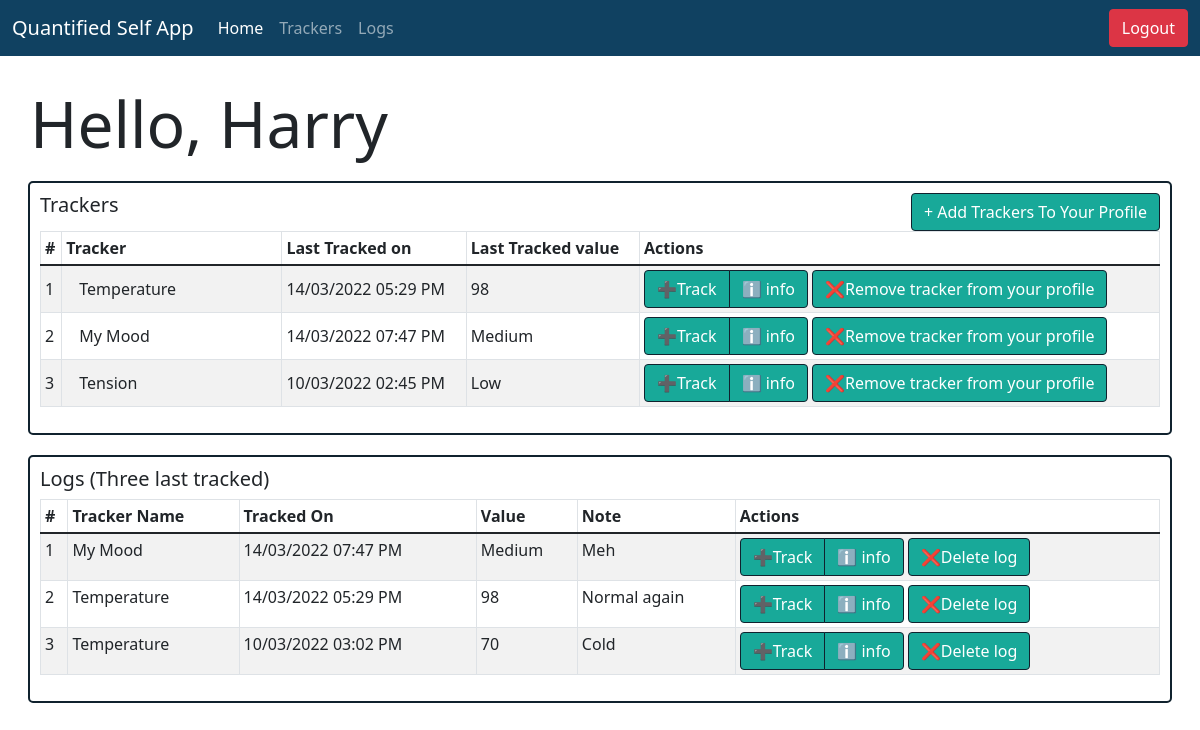
Before: /user/Harry/home (signed in) with the older database file.
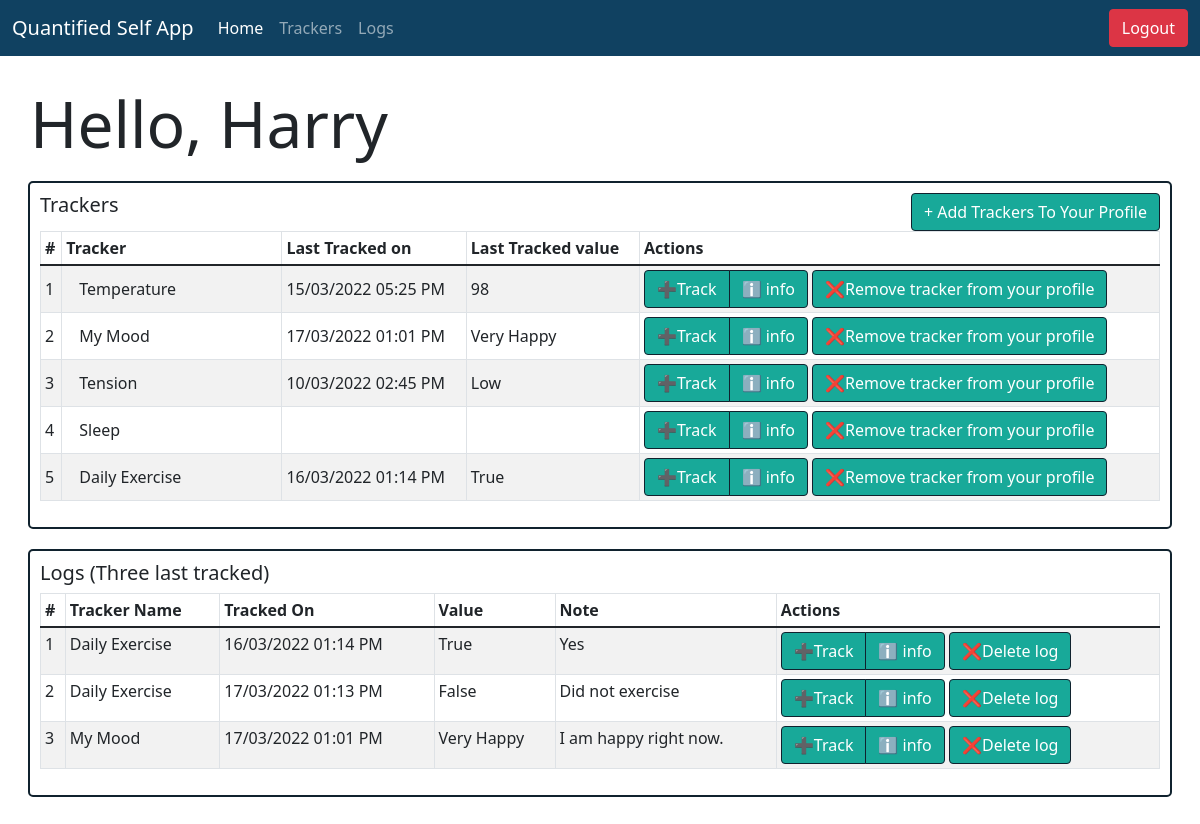
After: the same page with the newer database file.
### models.py (models this page shows)
class Trackers_Model(db.Model):
  __tablename__ = "Trackers"
  tracker_id = db.Column(db.Integer, autoincrement=True, primary_key=True)
  tracker_name = db.Column(db.String, nullable=False, unique=True)
  tracker_type = db.Column(db.String, nullable=False)
  tracker_desc = db.Column(db.String)

class Logs_Model(db.Model):
  __tablename__ = "Logs"
  log_id = db.Column(db.Integer, autoincrement=True, primary_key=True)
  value = db.Column(db.String, nullable=False)
  note = db.Column(db.String)
  timestamp = db.Column(db.String, nullable=False)
  user_id = db.Column(db.Integer, db.ForeignKey("Users.user_id"), primary_key=True, nullable=False)
  tracker_id = db.Column(db.Integer, db.ForeignKey("Trackers.tracker_id"), primary_key=True, nullable=False)

### app/userviews.py (the view)
@app.route("/user/<username>/home")
@login_required
def user_home(username):
    user_id = current_user.user_id
    enrolls = Enrollments_Model.query.filter_by(user_id=user_id).all()
    trackers = []
    logs = {}
    for e in enrolls:
        log = Logs_Model.query.filter_by(user_id=user_id, tracker_id=e.tracker_id).order_by(Logs_Model.log_id.desc()).first()
        tracker = Trackers_Model.query.filter_by(tracker_id=e.tracker_id).one()
        trackers.append(tracker)
        if log:
            logs[e.tracker_id] = log.timestamp,log.value
        else:
            logs[e.tracker_id] = None
    condition = False
    if trackers:
        condition = True
    tracker = Trackers_Model()
    loge = Logs_Model.query.filter_by(user_id=user_id).order_by(Logs_Model.log_id.desc()).all()
    condition2 = False
    if loge:
        i = 0
        log = []
        while i < 3 and i < len(loge):
            log.append(loge[i])
            i += 1
        condition2=True
    return render_template("user_home.html", username=username, trackers=trackers, condition=condition, condition2=condition2, logs=logs, tracker=tracker, log=log )

### app/userviews.py (called while the page is built)
@login_manager.user_loader
def load_user(user_id):
    return Users_Model.query.get(user_id)

### templates/user_home.html (shortened to what the changed rows need)
<!DOCTYPE html>
<html lang="en">
<head>
  <link rel="stylesheet" href="/css/bootstrap.css" />
  <link rel="stylesheet" href="/css/bootstrap-grid.css" />
  <link rel="stylesheet" href="/css/styles.css">
</head>
<body>
  <div class="container-fluid" style="padding: 30px;">
    <div class="row justify-content-between">
      <div class="col-10">
        <h1 class="display-3">Hello, {{username}}</h1>
      </div>
    </div>
    <div class="row" style="padding: 10px;">
      <div class="col-md justify-content-center" id="my-col">
        {% if condition == True %}
        <div class="table-responsive">
          <table class="table table-sm table-bordered table-striped align-middle">
            <thead>
              <tr>
                <th scope="col">#</th>
                <th scope="col" style="min-width: 200px;">Tracker</th>
                <th scope="col">Last Tracked on</th>
                <th scope="col">Last Tracked value</th>
                <th scope="col">Actions</th>
              </tr>
            </thead>
            <tbody>
              {% for tracker in trackers %}
                <tr>
                  <td scope="row">{{loop.index}}</td>
                  <td>
                    <a href="tracker/{{tracker.tracker_id}}" class="btn" style="text-align: start;">{{tracker.tracker_name}}</a>
                  </td>
                  <td>{{logs[tracker.tracker_id][0]}}</td>
                  <td>{{logs[tracker.tracker_id][1]}}</td>
                  <td>
                    <div class="btn-group" role="group" aria-label="Basic example">
                      <a href="/user/{{username}}/logs/{{tracker.tracker_id}}/add" id="my-button" class="btn">➕Track</a>
                      <a href="tracker/{{tracker.tracker_id}}" class="btn" style="border: 0.5px solid #10222E; background-color: #18A999; border-collapse:collapse; color: white;">ℹ️ info</a>
                    </div>
                    <a href="/user/{{username}}/tracker/{{tracker.tracker_id}}/delete" id="my-button" class="btn">❌Remove tracker from your profile</a>
                    </td>
                </tr>
              {% endfor %}
            </tbody>
          </table>
        </div>
        {% else %}
        No Trackers Added
        {% endif %}
      </div>
    </div>
    <div class="row" style="padding: 10px;">
      <div class="col-md justify-content-center" id="my-col">
        {% if condition2 %}
        <div class="table-responsive">
          <table class="table table-sm table-bordered table-striped">
            <thead>
              <tr>
                <th scope="col">#</th>
                <th scope="col">Tracker Name</th>
                <th scope="col">Tracked On</th>
                <th scope="col">Value</th>
                <th scope="col">Note</th>
                <th scope="col">Actions</th>
              </tr>
            </thead>
            <tbody>
              {% for l in log %}
              <tr>
                <td scope="row">{{loop.index}}</td>
                <td>{{tracker.query.filter_by(tracker_id=l.tracker_id).first().tracker_name}}</td>
                <td>{{l.timestamp}}</td>
                <td>{{l.value}}</td>
                <td>{{l.note}}</td>
                <td>
                  <div class="btn-group" role="group" aria-label="Basic example">
                    <a href="/user/{{username}}/logs/{{l.tracker_id}}/add" style="border: 0.5px solid #10222E; background-color: #18A999; color: white;" class="btn">➕Track</a>
                    <a href="tracker/{{l.tracker_id}}" class="btn" style="border: 0.5px solid #10222E; background-color: #18A999; border-collapse:collapse; color: white;">ℹ️ info</a>
                  </div>
                  <a href="/user/{{username}}/logs/{{l.log_id}}/delete" style="border: 0.5px solid #10222E; background-color: #18A999; color: white;" class="btn">❌Delete log</a>
                </td>
              </tr>
              {% endfor %}
            </tbody>
          </table>
        </div>
        {% else %}
        Not tracking yet
        {% endif %}
      </div>
    </div>
  </div>
</body>
</html>

Changed rows visible on the page:
no longer on this page (row unchanged): Logs_Model: timestamp "14/03/2022 05:29 PM", value "98", {{ tracker.query.filter_by(tracker_id=l.tracker_id).first().tracker_name }} "Temperature", note "Normal again"
no longer on this page (row unchanged): Logs_Model: value "Medium", {{ tracker.query.filter_by(tracker_id=l.tracker_id).first().tracker_name }} "My Mood", timestamp "14/03/2022 07:47 PM", note "Meh"
no longer on this page (row unchanged): Logs_Model: {{ tracker.query.filter_by(tracker_id=l.tracker_id).first().tracker_name }} "Temperature", timestamp "10/03/2022 03:02 PM", value "70", note "Cold"
added Logs_Model: timestamp "15/03/2022 05:25 PM", value "98"
computed for Trackers_Model "My Mood": tracker_id.timestamp "14/03/2022 07:47 PM" → "17/03/2022 01:01 PM"
added Logs_Model: value "Very Happy", {{ tracker.query.filter_by(tracker_id=l.tracker_id).first().tracker_name }} "My Mood", timestamp "17/03/2022 01:01 PM", note "I am happy right now."
added Trackers_Model: tracker_name "Sleep"
added Trackers_Model: tracker_name "Daily Exercise", query.filter_by "Daily Exercise"
added Logs_Model: timestamp "16/03/2022 01:14 PM", value "True", note "Yes"
added Logs_Model: timestamp "17/03/2022 01:13 PM", value "False", note "Did not exercise"
